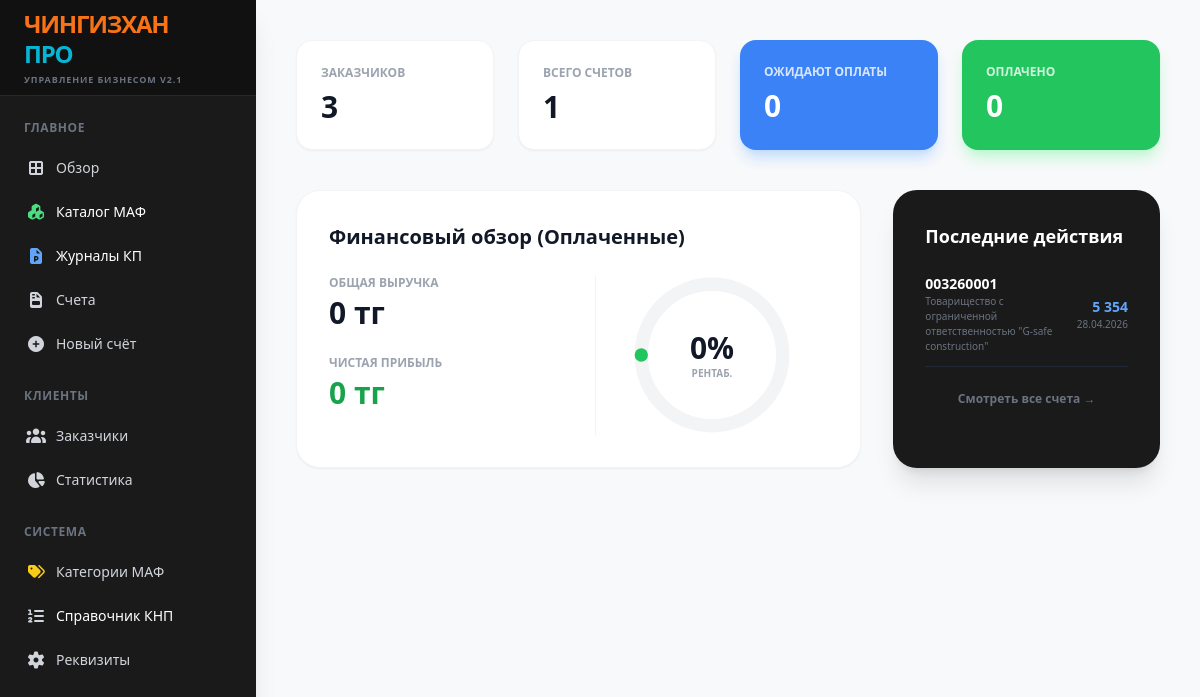
Before: / with the older database file.
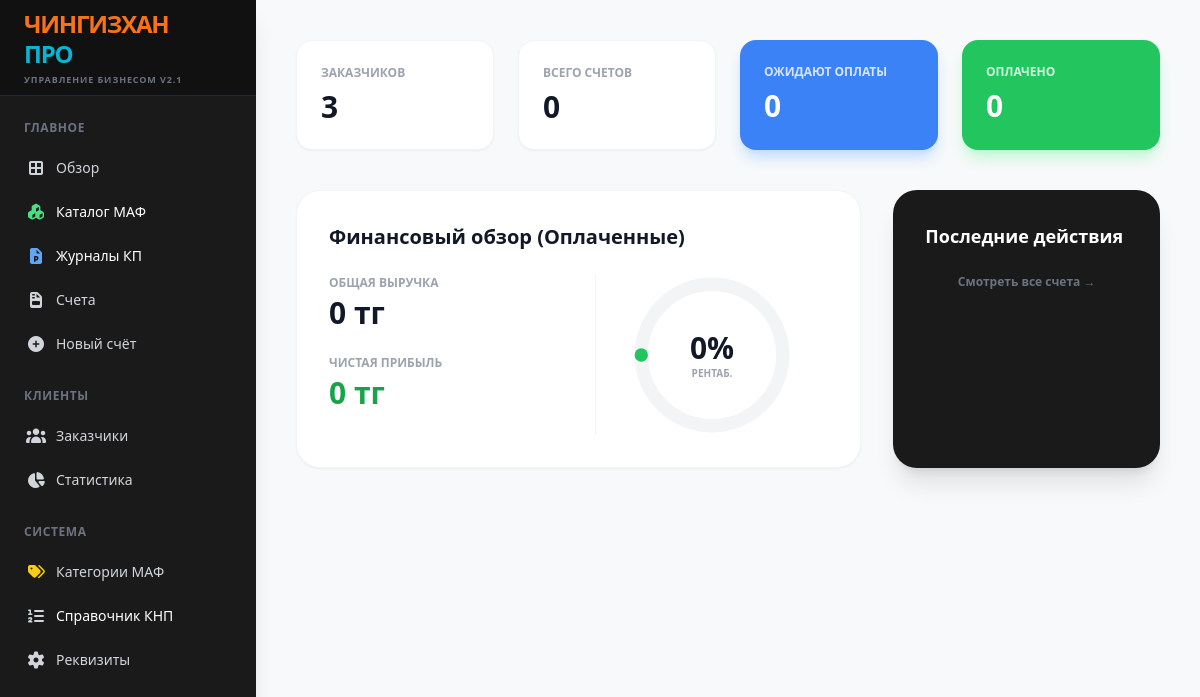
After: the same page with the newer database file.
### tables this page shows
CREATE TABLE invoices (id TEXT PRIMARY KEY, client_id TEXT, date TEXT, subtotal REAL, vat_rate REAL, vat_amount REAL, total REAL, status INTEGER DEFAULT 0, knp TEXT DEFAULT "859", markup REAL DEFAULT 0);

CREATE TABLE clients (id TEXT PRIMARY KEY, name TEXT, bin TEXT, contact TEXT, address TEXT);

### app.py (the view)
@app.route('/')
def dashboard():
    with sqlite3.connect(DB_NAME) as conn:
        c = conn.cursor()
        stats = {'clients': c.execute("SELECT COUNT(*) FROM clients").fetchone()[0], 'invoices': c.execute("SELECT COUNT(*) FROM invoices").fetchone()[0], 'drafts': c.execute("SELECT COUNT(*) FROM invoices WHERE status = 0").fetchone()[0], 'pending': c.execute("SELECT COUNT(*) FROM invoices WHERE status = 1").fetchone()[0], 'paid': c.execute("SELECT COUNT(*) FROM invoices WHERE status = 2").fetchone()[0]}
        paid_invoices = c.execute("SELECT id, total FROM invoices WHERE status = 2").fetchall()
        total_revenue = sum(inv[1] for inv in paid_invoices)
        total_costs = 0
        for inv in paid_invoices:
            costs = c.execute("SELECT SUM(value) FROM internal_costs WHERE invoice_id = ?", (inv[0],)).fetchone()[0]
            if costs: total_costs += costs
        fin_stats = {'revenue': total_revenue, 'costs': total_costs, 'profit': total_revenue - total_costs, 'margin': ((total_revenue - total_costs) / total_revenue * 100) if total_revenue > 0 else 0}
        recent = c.execute("SELECT i.id, c.name, i.date, i.total, i.status FROM invoices i LEFT JOIN clients c ON i.client_id = c.id ORDER BY i.date DESC LIMIT 5").fetchall()
    return render_template('dashboard.html', **stats, fin_stats=fin_stats, recent=recent)

### templates/dashboard.html
{% extends "base.html" %}
{% block content %}
<div class="p-10 max-w-7xl mx-auto">
    <div class="grid grid-cols-4 gap-6 mb-10">
        <div class="bg-white p-6 rounded-2xl shadow-sm border border-gray-100"><div class="text-gray-400 text-xs font-bold uppercase mb-2">Заказчиков</div><div class="text-3xl font-black text-gray-900">{{ clients }}</div></div>
        <div class="bg-white p-6 rounded-2xl shadow-sm border border-gray-100"><div class="text-gray-400 text-xs font-bold uppercase mb-2">Всего счетов</div><div class="text-3xl font-black text-gray-900">{{ invoices }}</div></div>
        <div class="bg-blue-500 p-6 rounded-2xl shadow-lg shadow-blue-200 text-white"><div class="opacity-80 text-xs font-bold uppercase mb-2">Ожидают оплаты</div><div class="text-3xl font-black">{{ pending }}</div></div>
        <div class="bg-green-500 p-6 rounded-2xl shadow-lg shadow-green-200 text-white"><div class="opacity-80 text-xs font-bold uppercase mb-2">Оплачено</div><div class="text-3xl font-black">{{ paid }}</div></div>
    </div>
    <div class="grid grid-cols-3 gap-8 mb-10">
        <div class="col-span-2 bg-white p-8 rounded-3xl shadow-sm border border-gray-100">
            <h3 class="text-xl font-black text-gray-900 mb-6">Финансовый обзор (Оплаченные)</h3>
            <div class="grid grid-cols-2 gap-8">
                <div class="space-y-6">
                    <div><p class="text-gray-400 text-xs font-bold uppercase mb-1">Общая выручка</p><p class="text-3xl font-black text-gray-900">{{ '{:,.0f}'.format(fin_stats.revenue).replace(',', ' ') }} тг</p></div>
                    <div><p class="text-gray-400 text-xs font-bold uppercase mb-1">Чистая прибыль</p><p class="text-3xl font-black text-green-600">{{ '{:,.0f}'.format(fin_stats.profit).replace(',', ' ') }} тг</p></div>
                </div>
                <div class="flex flex-col items-center justify-center border-l border-gray-100">
                    <div class="relative w-40 h-40">
                        <svg class="w-full h-full transform -rotate-90" viewBox="0 0 36 36">
                            <path class="text-gray-100" stroke-width="3" stroke="currentColor" fill="none" d="M18 2.0845 a 15.9155 15.9155 0 0 1 0 31.831 a 15.9155 15.9155 0 0 1 0 -31.831" />
                            <path class="text-green-500 transition-all duration-1000 ease-out" stroke-width="3" stroke-dasharray="{{ fin_stats.margin }}, 100" stroke-linecap="round" stroke="currentColor" fill="none" d="M18 2.0845 a 15.9155 15.9155 0 0 1 0 31.831 a 15.9155 15.9155 0 0 1 0 -31.831" />
                        </svg>
                        <div class="absolute inset-0 flex flex-col items-center justify-center">
                            <span class="text-3xl font-black text-gray-900">{{ fin_stats.margin|round|int }}%</span>
                            <span class="text-[10px] font-bold text-gray-400 uppercase">Рентаб.</span>
                        </div>
                    </div>
                </div>
            </div>
        </div>
        <div class="bg-[#1a1a1a] p-8 rounded-3xl shadow-xl text-white">
            <h3 class="text-lg font-bold mb-6">Последние действия</h3>
            <div class="space-y-4">
                {% for r in recent %}
                <div class="flex justify-between items-center border-b border-gray-800 pb-3">
                    <div><p class="font-bold text-sm">{{ r[0] }}</p><p class="text-[10px] text-gray-500">{{ r[1] }}</p></div>
                    <div class="text-right"><p class="font-bold text-sm text-blue-400">{{ '{:,.0f}'.format(r[3]).replace(',', ' ') }}</p><p class="text-[10px] text-gray-500">{{ r[2] }}</p></div>
                </div>
                {% endfor %}
            </div>
            <a href="/invoices" class="block text-center mt-6 text-xs font-bold text-gray-500 hover:text-white transition">Смотреть все счета →</a>
        </div>
    </div>
</div>
{% endblock %}

### templates/base.html (shortened to what this page needs)
<!DOCTYPE html>
<html lang="ru">
<head>
    <script src="{{ url_for('static', filename='css/tailwind.js') }}"></script>
    <link href="{{ url_for('static', filename='css/all.min.css') }}" rel="stylesheet">
</head>
<body class="bg-[#F8F9FA] flex h-screen font-sans">
    <aside class="w-64 bg-[#1a1a1a] text-gray-300 flex flex-col shadow-xl z-50">
        <div class="h-24 flex flex-col justify-center px-6 border-b border-gray-800 bg-[#111]">
            <h1 class="text-2xl font-black tracking-tighter leading-tight">
                <span style="color: #f97316;">ЧИНГИЗХАН</span><br>
                <span style="color: #06b6d4;">ПРО</span>
            </h1>
            <p class="text-[9px] font-bold text-gray-500 mt-1 uppercase tracking-widest">Управление бизнесом v2.1</p>
        </div>
        <nav class="flex-1 px-4 py-6 space-y-6 overflow-y-auto">
            <div>
                <p class="text-xs font-bold text-gray-500 mb-3 px-2 tracking-wider">ГЛАВНОЕ</p>
                <div class="space-y-1">
                    <a href="/" class="flex items-center px-2 py-2.5 rounded-md hover:bg-gray-800 transition"><i class="fas fa-th-large w-6 text-center"></i><span class="ml-2 text-sm font-medium">Обзор</span></a>
                    <a href="/catalog" class="flex items-center px-2 py-2.5 rounded-md hover:bg-gray-800 transition"><i class="fas fa-cubes w-6 text-center text-green-400"></i><span class="ml-2 text-sm font-medium text-white">Каталог МАФ</span></a>
                    <a href="/proposals" class="flex items-center px-2 py-2.5 rounded-md hover:bg-gray-800 transition"><i class="fas fa-file-powerpoint w-6 text-center text-blue-400"></i><span class="ml-2 text-sm font-medium text-white">Журналы КП</span></a>
                    <a href="/invoices" class="flex items-center px-2 py-2.5 rounded-md hover:bg-gray-800 transition"><i class="fas fa-file-invoice w-6 text-center"></i><span class="ml-2 text-sm font-medium">Счета</span></a>
                    <a href="/create_invoice" class="flex items-center px-2 py-2.5 rounded-md hover:bg-gray-800 transition"><i class="fas fa-plus-circle w-6 text-center"></i><span class="ml-2 text-sm font-medium">Новый счёт</span></a>
                </div>
            </div>
            <div>
                <p class="text-xs font-bold text-gray-500 mb-3 px-2 tracking-wider">КЛИЕНТЫ</p>
                <div class="space-y-1">
                    <a href="/clients" class="flex items-center px-2 py-2.5 hover:bg-gray-800 rounded-md transition"><i class="fas fa-users w-6 text-center"></i><span class="ml-2 text-sm font-medium">Заказчики</span></a>
                    <a href="/issued_invoices" class="flex items-center px-2 py-2.5 hover:bg-gray-800 rounded-md transition"><i class="fas fa-chart-pie w-6 text-center"></i><span class="ml-2 text-sm font-medium">Статистика</span></a>
                </div>
            </div>
            <div>
                <p class="text-xs font-bold text-gray-500 mb-3 px-2 tracking-wider">СИСТЕМА</p>
                <div class="space-y-1">
                    <a href="/categories" class="flex items-center px-2 py-2.5 hover:bg-gray-800 rounded-md transition"><i class="fas fa-tags w-6 text-center text-yellow-400"></i><span class="ml-2 text-sm font-medium">Категории МАФ</span></a>
                    <a href="/knp" class="flex items-center px-2 py-2.5 hover:bg-gray-800 rounded-md transition"><i class="fas fa-list-ol w-6 text-center"></i><span class="ml-2 text-sm font-medium text-white">Справочник КНП</span></a>
                    <a href="/settings" class="flex items-center px-2 py-2.5 hover:bg-gray-800 rounded-md transition"><i class="fas fa-cog w-6 text-center"></i><span class="ml-2 text-sm font-medium">Реквизиты</span></a>
                </div>
            </div>
        </nav>
    </aside>
    <main class="flex-1 overflow-y-auto">
        {% block content %}{% endblock %}
    </main>
</body>
</html>

Changed rows visible on the page:
removed invoices: id "003260001", name "Товарищество с ограниченной ответственностью \"G-safe construction\"", total "5 354", date "28.04.2026"
Other visible differences:
{{ invoices }}: "1" → "0"
